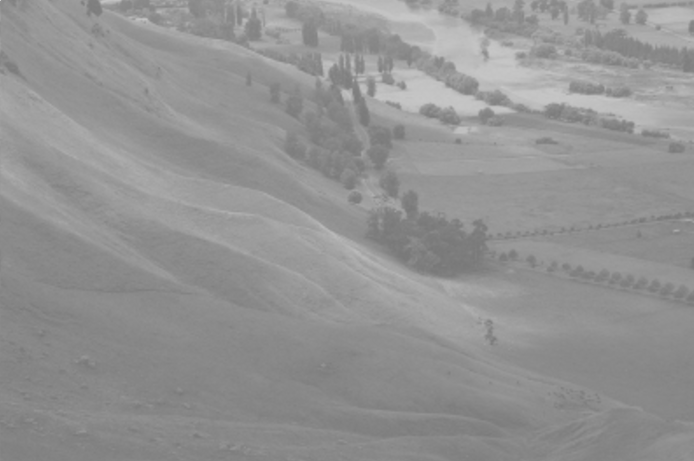
#> input picture image.png, 694 x 461 px
$ jupyter execute fourier_filter.ipynb
#> lines starting #> are read from the running program, lines starting #| are printed output that depends on the picture
### ops.py
import numpy as np

# [55 lines left out: function k_means, not called in this run]

def freq_filter(img, freq = 10.0):
    '''
    Arg :
        img - 2D array [height, width]
        freq - float
    return :
        low pass filtered image, high pass filtered image - 2D array [height, width]
        high pass filtered image is normalized to be [0, 1]
    '''
    fft_imag = np.fft.fft2(img)
    height, width = fft_imag.shape
    low_pass = np.zeros((height, width), dtype = 'complex128')
    high_pass = np.zeros((height, width), dtype = 'complex128')
    for h in range(height):
        low_pass[h][0] = fft_imag[h][0]
    for w in range(width):
        low_pass[0][w] = fft_imag[0][w]

    for h in range(height):
        for w in range(width):
            dist_x = min(abs(h), abs(height-h))
            dist_y = min(abs(w), abs(width-w))
            dist = dist_x*dist_x+dist_y*dist_y
            low_pass[h][w] = fft_imag[h][w]*np.exp(-dist/freq/freq)
            high_pass[h][w] = fft_imag[h][w]-low_pass[h][w]

    inverse_low_pass = np.fft.ifft2(low_pass).real
    inverse_high_pass = np.fft.ifft2(high_pass).real
    clipped_inverse_high_pass = clip_2d(inverse_high_pass-np.min(inverse_high_pass))
    return inverse_low_pass, clipped_inverse_high_pass

# [179 lines left out: functions contrast, HSV2img, get_HSV, get_HSI, get_HSL, not called in this run]


def clip(x, vmax = 1.0, vmin = 0.0):
    '''
    Arg:
        x - float
        vmax - float
            default to be 1.0
        vmin - float
            default to be 0.0
    return :
        clipped x [vmin, vmax]
    '''
    if x>vmax:
        return vmax
    if x<vmin:
        return vmin
    return x

def clip_2d(array, vmax = 1, vmin = 0 ):
    '''
    Arg:
        array - 2D array
        vmax - float
            default to be 1.0
        vmin - float
            default to be 0.0
    return :
        clipped array [vmin, vmax]
    '''
    height, width = array.shape
    clipped_array = np.zeros_like(array)
    for h in range(height):
        for w in range(width):
            clipped_array[h][w] = clip(array[h][w], vmax=vmax, vmin=vmin)
    return clipped_array

# [88 lines left out: functions cycle_clip, cycle_clip_2d, conv, get_mask, not called in this run]

def rgb2gray(rgbimg, option = 0):
    '''
    Arg :
        rgbimg - 3D array [height, weight, 3]
        option - int 0, 1, 2
            option 0
                Y = (Red + Green + Blue)/3
            option 1
                Y = Red * 0.2126 + Geeen * 0.7152 + Blue * 0.0722
            option 2
                Y = Red * 0.299 + Green * 0.587  + Blue * 0.114
    Return :
        grayimg - 2D array [height, weight]
    '''
    row, col, _= rgbimg.shape
    grayimg = np.zeros((row, col))
    option0 = [1/3, 1/3, 1/3]
    option1 = [0.2126, 0.7152, 0.0722]
    option2 = [0.299, 0.587, 0.144]
    weight = [option0, option1, option2]

    for i in range(row):
        for j in range(col):
            grayimg[i][j] = weight[option][0]*rgbimg[i][j][0] + weight[option][1]*rgbimg[i][j][1] + weight[option][2]*rgbimg[i][j][2]

    return grayimg

# [41 lines left out: functions get_histogram, flatten_img, not called in this run]

### fourier_filter.ipynb
[cell 1]
import matplotlib.pyplot as plt
import numpy as np
from ops import rgb2gray
from ops import freq_filter
from ops import clip_2d

[cell 2]
image = plt.imread('./image.png')
#> image is the input picture: shape (461, 694, 3) float32; min 0.467, max 0.804, mean 0.576
gr_img = rgb2gray(image)
plt.imshow(gr_img, cmap = 'gray')
plt.axis('off')
plt.show()

[cell 3]
low_pass, high_pass = freq_filter(gr_img, 50.0)
#> in freq_filter, `inverse_high_pass = np.fft.ifft2(high_pass).real`:
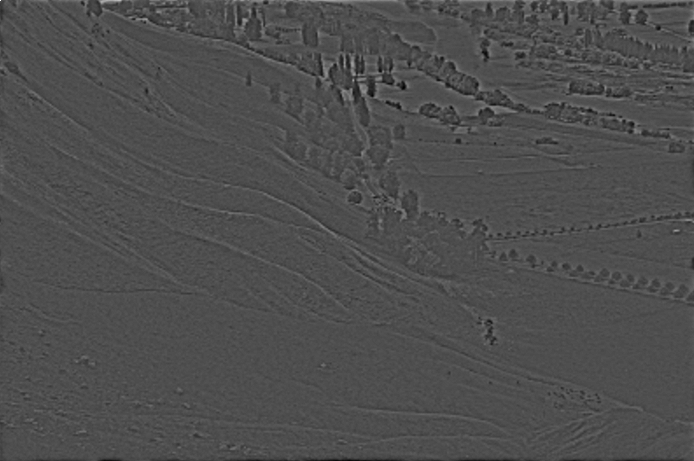
#> inverse_high_pass: shape (461, 694) float64; min -0.107, max 0.239, mean 3.33e-20; drawn with min black and max white
#> after the loop in clip_2d, `for h in range(height):`:
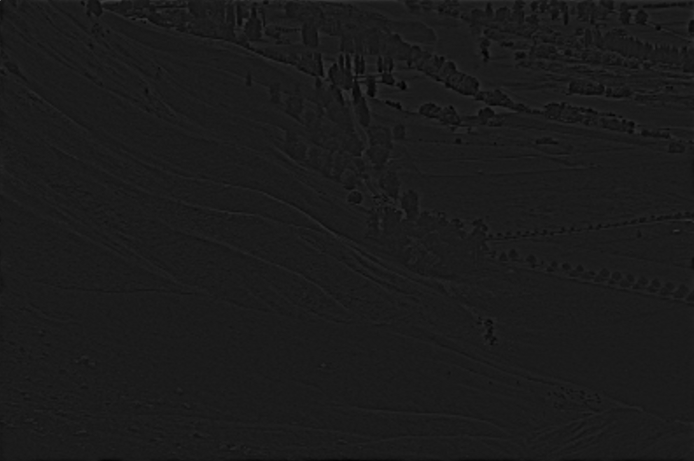
#> clipped_array: shape (461, 694) float64; min 0, max 0.345, mean 0.107

[cell 4]
fig = plt.figure(figsize=(17,17))
ax1 = fig.add_subplot(1, 2, 1)
ax2 = fig.add_subplot(1, 2, 2)
ax1.imshow(low_pass, cmap='gray')
ax1.set_axis_off()
ax1.set_title("Low pass filter")
ax2.imshow(clip_2d(high_pass-np.min(high_pass)), cmap='gray')
ax2.set_axis_off()
ax2.set_title("High pass filter")
plt.show()
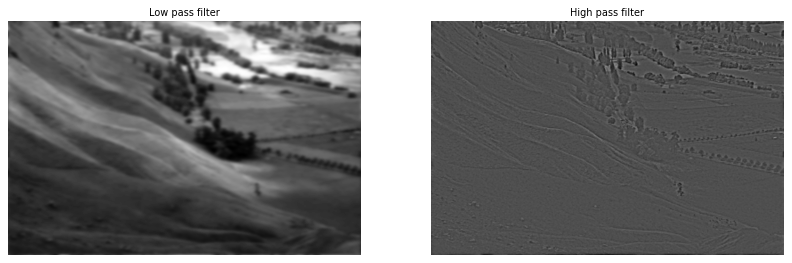
#> figure drawn by matplotlib, 2 panels
